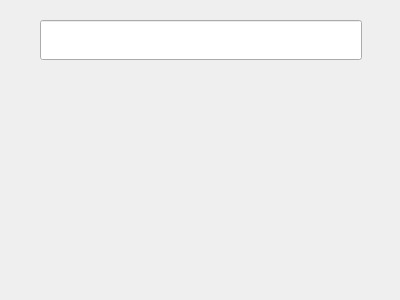
<?xml version="1.0" encoding="UTF-8"?>
<ui version="4.0">
 <class>Dialog</class>
 <widget class="QDialog" name="Dialog">
  <property name="geometry">
   <rect>
    <x>0</x>
    <y>0</y>
    <width>400</width>
    <height>300</height>
   </rect>
  </property>
  <property name="windowTitle">
   <string>Dialog</string>
  </property>
  <widget class="QLineEdit" name="l2">
   <property name="geometry">
    <rect>
     <x>40</x>
     <y>20</y>
     <width>322</width>
     <height>40</height>
    </rect>
   </property>
  </widget>
 </widget>
 <resources/>
 <connections/>
</ui>
